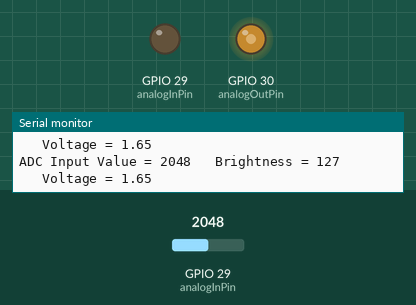
Simulated run of this sketch. Board: ESP32. Shown: output pins drawn as LEDs (lit = HIGH), the last lines printed to the serial monitor. The test bench sets the inputs (shaded band); at power-on: GPIO 29 (analogInPin) = 2048.

Above: at 1.2 s.
1.3 s: GPIO 29 (analogInPin) set to 2866
At 1.9 s:
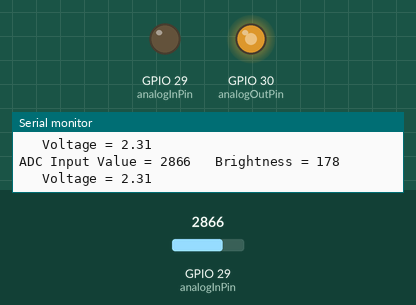
2.8 s: GPIO 29 (analogInPin) set to 3603
At 3.4 s:
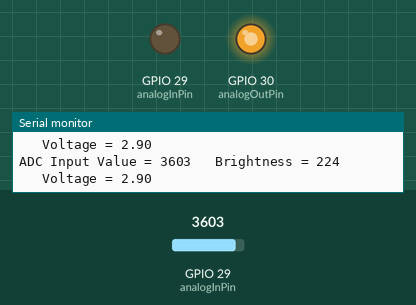
4.3 s: GPIO 29 (analogInPin) set to 491
At 4.8 s:
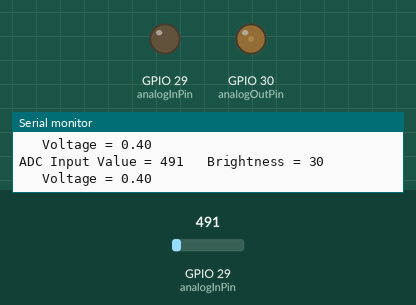
5.8 s: GPIO 29 (analogInPin) set to 0
At 6.2 s:
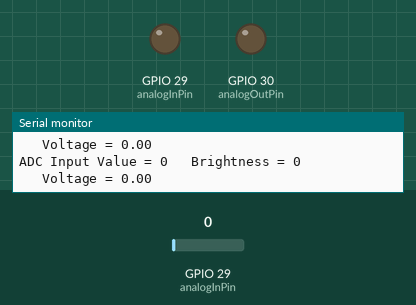
7.3 s: GPIO 29 (analogInPin) set to 2047
At 7.6 s:
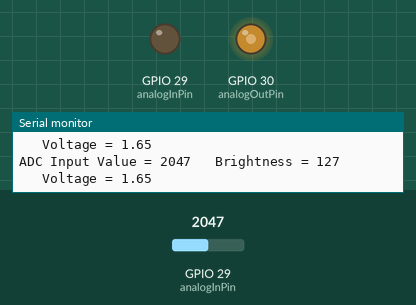
Timing chart, 0 to 9.8 s (numbered marks = the images above; inputs shaded):
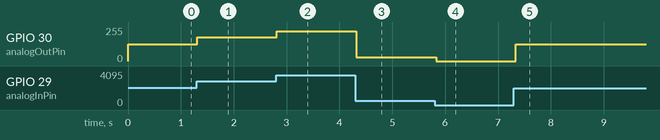

The sketch:

sketch_oct08a.ino
```cpp
const int analogInPin = 29;  // Connect Output from LDR at PE3/A0
const int analogOutPin = 30; // Analog Output to Built-in RED LED at PF1

int ADCValue = 0;      // ADC Value read from LDR in range 0-4095
int brightness = 0;    // ADC Output to Built-in LED to control it's brightness
float voltage = 0;     //Voltage to be calculated basedd on ADC value

void setup() {

  Serial.begin(115200);


  pinMode(analogInPin, OUTPUT);
  pinMode(analogOutPin, OUTPUT);

}

void loop() {
  //Read the analog value using analogRead(pin) and store in variable ADCValue:
  ADCValue = analogRead(analogInPin);
  //

  brightness = map(ADCValue, 0, 4095, 0, 255);


  analogWrite(analogOutPin, brightness);


  voltage = ADCValue * (3.3 / 4095);


  Serial.print("ADC Input Value = " );
  Serial.print(ADCValue);
  Serial.print("\t Brightness = ");
  Serial.println(brightness);
  Serial.print("\t Voltage = ");
  Serial.println(voltage);

  delay(100);
}
```

Measured:
- after the input at 1.3 s, GPIO 30 (analogOutPin): 127/255 → 178/255 at once
- after the input at 2.8 s, GPIO 30 (analogOutPin): 178/255 → 224/255 at once
- after the input at 4.3 s, GPIO 30 (analogOutPin): 224/255 → 30/255 at once
- after the input at 5.8 s, GPIO 30 (analogOutPin): 30/255 → 0/255 at once
- after the input at 7.3 s, GPIO 30 (analogOutPin): 0/255 → 127/255 at once
